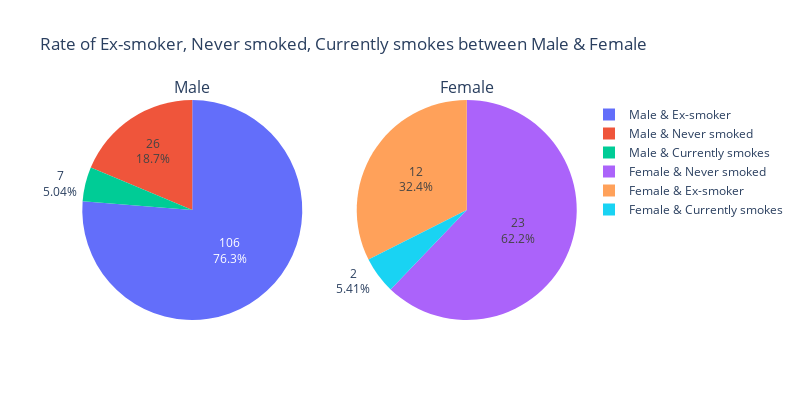

Notebook code for this chart:
### Code cell
fig = make_subplots(rows=1, cols=2, specs=[[{'type':'domain'}, {'type':'domain'}]], subplot_titles=['Male', 'Female'])
fig.add_trace(go.Pie(labels=pie_labels[:3], values=pie_values[:3], ), row=1, col=1)
fig.add_trace(go.Pie(labels=pie_labels[3:], values=pie_values[3:]), row=1, col=2)
fig.update_layout(title='Rate of Ex-smoker, Never smoked, Currently smokes between Male & Female',
                  autosize=True, width=800, height=400)
fig.update_traces(hoverinfo='label', textinfo='percent+value')
fig.show()

### Figure 1 — Plotly figure (JSON) as saved in the notebook; plotly's stock layout.template omitted (floating-point values rounded to 4 significant figures)
{"data": [{"domain": {"x": [0, 0.45], "y": [0, 1]}, "hoverinfo": "label", "labels": ["Male & Ex-smoker", "Male & Currently smokes", "Male & Never smoked"], "textinfo": "percent+value", "type": "pie", "values": [106, 7, 26]}, {"domain": {"x": [0.55, 1], "y": [0, 1]}, "hoverinfo": "label", "labels": ["Female & Ex-smoker", "Female & Currently smokes", "Female & Never smoked"], "textinfo": "percent+value", "type": "pie", "values": [12, 2, 23]}], "layout": {"annotations": [{"font": {"size": 16}, "showarrow": false, "text": "Male", "x": 0.225, "xanchor": "center", "xref": "paper", "y": 1, "yanchor": "bottom", "yref": "paper"}, {"font": {"size": 16}, "showarrow": false, "text": "Female", "x": 0.775, "xanchor": "center", "xref": "paper", "y": 1, "yanchor": "bottom", "yref": "paper"}], "autosize": true, "height": 400, "title": {"text": "Rate of Ex-smoker, Never smoked, Currently smokes between Male & Female"}, "width": 800}}
